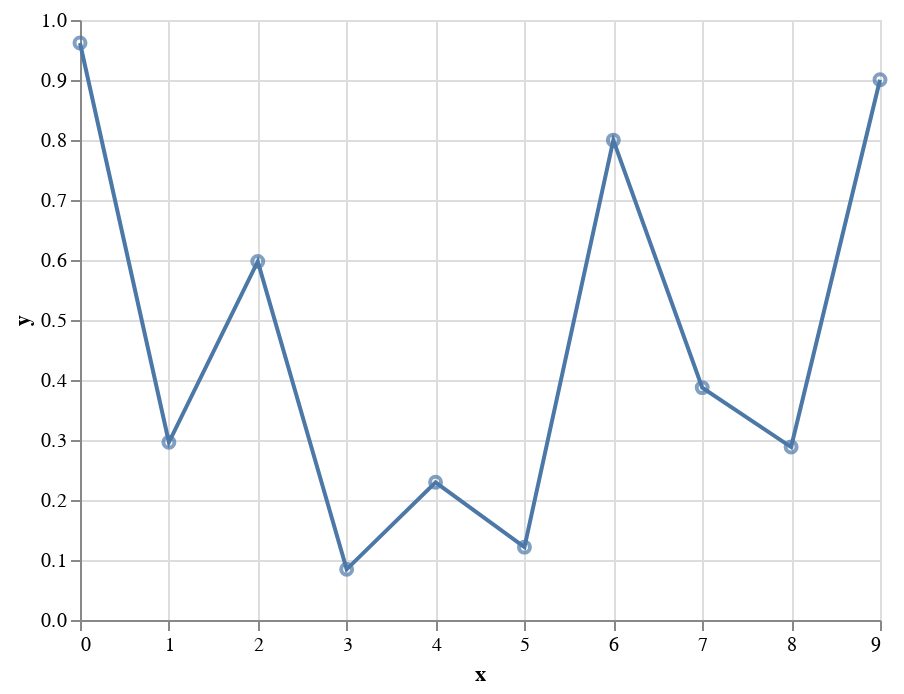

This figure's notebook cell:
### Markdown cell above
Elegánsabb megoldás:

### Code cell
base = alt.Chart(data).encode(
    x='x',
    y='y'
)

base.mark_line() + base.mark_point()

### Figure 1 — Vega-Lite specification as saved in the notebook (floating-point values rounded to 4 significant figures)
{"config": {"view": {"continuousWidth": 400, "continuousHeight": 300}}, "layer": [{"mark": "line", "encoding": {"x": {"type": "quantitative", "field": "x"}, "y": {"type": "quantitative", "field": "y"}}}, {"mark": "point", "encoding": {"x": {"type": "quantitative", "field": "x"}, "y": {"type": "quantitative", "field": "y"}}}], "data": {"name": "data-31cd496368bfaa07792c744e81143826"}, "$schema": "https://vega.github.io/schema/vega-lite/v4.8.1.json", "datasets": {"data-31cd496368bfaa07792c744e81143826": [{"x": 0, "y": 0.9617}, {"x": 1, "y": 0.2962}, {"x": 2, "y": 0.5976}, {"x": 3, "y": 0.08449}, {"x": 4, "y": 0.2295}, {"x": 5, "y": 0.1214}, {"x": 6, "y": 0.7998}, {"x": 7, "y": 0.3873}, {"x": 8, "y": 0.2883}, {"x": 9, "y": 0.9004}]}}
